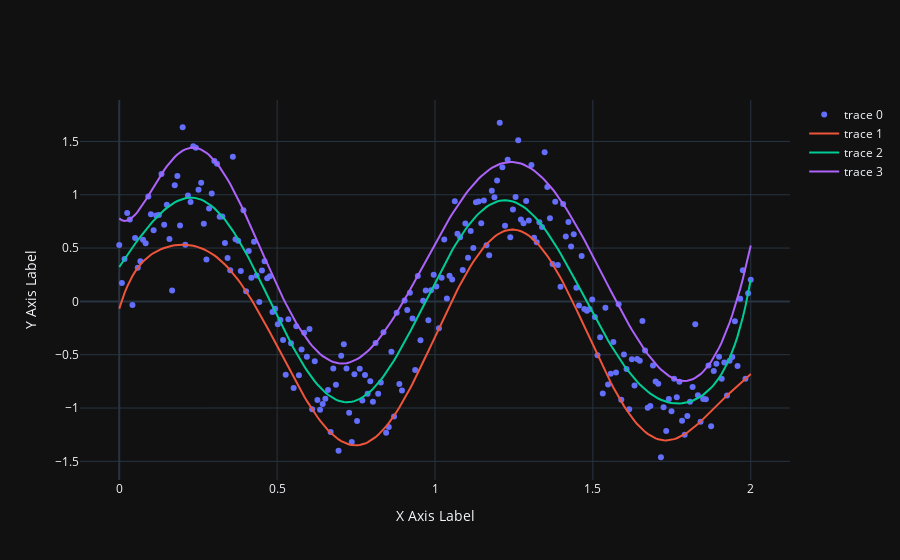

The notebook cell saved with this chart:
### Code cell
# Create a plotly figure
fig = go.Figure()

fig.add_trace(go.Scatter(x=data[:, 0], y=data[:, 1], mode="markers"))

fig.update_layout(
    xaxis_title='X Axis Label',
    yaxis_title='Y Axis Label'
)

# Plot each quantile regression result
for i, q in enumerate(probs):
    y_fit = [qr_results[i](xi) for xi in x]
    fig.add_trace(go.Scatter(x=x, y=y_fit, mode='lines'))
    
fig.show()

### Figure 1 — Plotly figure (JSON) as saved in the notebook; plotly's stock layout.template omitted (floating-point values rounded to 4 significant figures; data arrays with more than 128 entries replaced by an {"elided": "..."} marker saying what was removed)
{"data": [{"mode": "markers", "x": {"elided": "240 float values"}, "y": {"elided": "240 float values"}, "type": "scatter"}, {"mode": "lines", "x": {"elided": "240 float values"}, "y": {"elided": "240 float values"}, "type": "scatter"}, {"mode": "lines", "x": {"elided": "240 float values"}, "y": {"elided": "240 float values"}, "type": "scatter"}, {"mode": "lines", "x": {"elided": "240 float values"}, "y": {"elided": "240 float values"}, "type": "scatter"}], "layout": {"xaxis": {"title": {"text": "X Axis Label"}}, "yaxis": {"title": {"text": "Y Axis Label"}}}}
